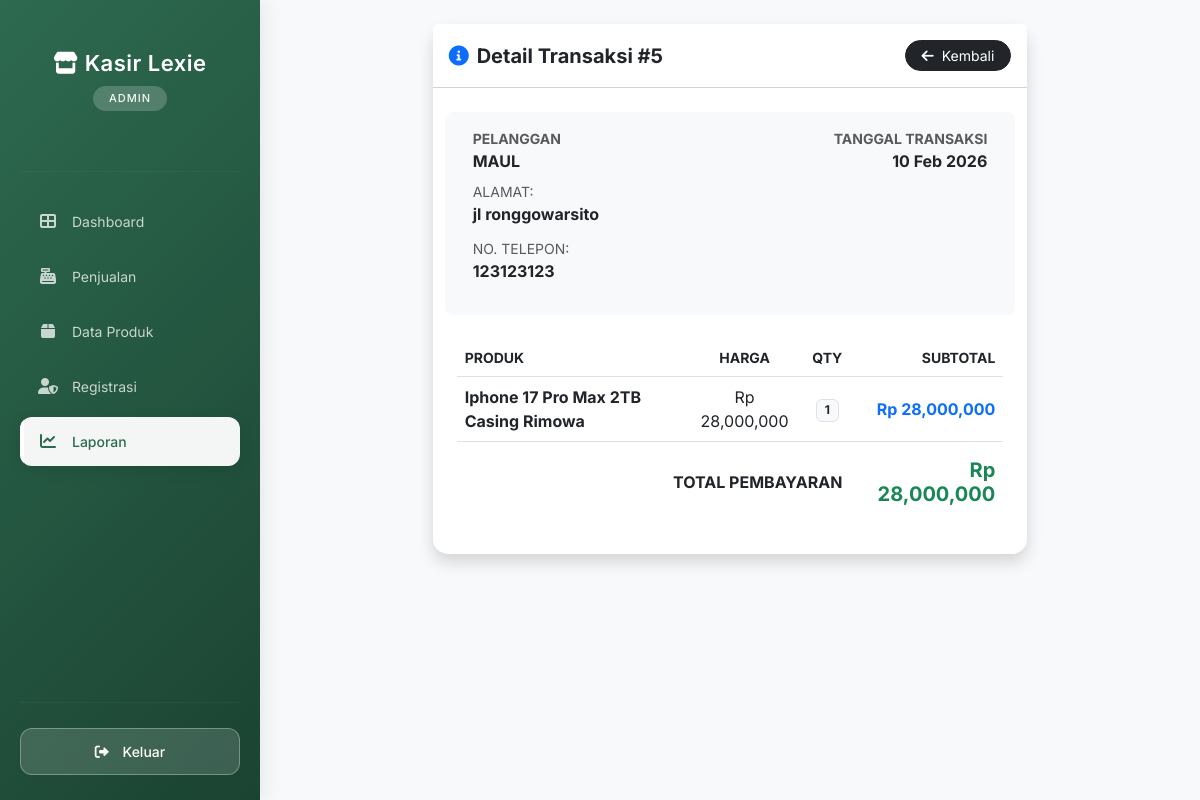
The app's page /kasir/petugas/laporan/detail.php?id=5 (signed in) with its own data.
### tables this page shows
CREATE TABLE `penjualan` (
  `PenjualanID` int(11) NOT NULL,
  `TanggalPenjualan` date NOT NULL,
  `TotalHarga` decimal(10,2) NOT NULL,
  `PelangganID` int(11) NOT NULL
);

CREATE TABLE `pelanggan` (
  `PelangganID` int(11) NOT NULL,
  `NamaPelanggan` varchar(255) NOT NULL,
  `Alamat` text NOT NULL,
  `NomorTelepon` varchar(15) NOT NULL
);

CREATE TABLE `detailpenjualan` (
  `DetailID` int(11) NOT NULL,
  `PenjualanID` int(11) NOT NULL,
  `ProdukID` int(11) NOT NULL,
  `JumlahProduk` int(11) NOT NULL,
  `Subtotal` decimal(10,2) NOT NULL
);

CREATE TABLE `produk` (
  `ProdukID` int(11) NOT NULL,
  `NamaProduk` varchar(255) NOT NULL,
  `Harga` decimal(10,2) NOT NULL,
  `Stok` int(11) NOT NULL
);

### kasir/petugas/laporan/detail.php (the view, shortened to what this page needs)
<?php
include '../../main/connect.php';
$id = $_GET['id'];
$query = mysqli_query($conn, "SELECT * FROM penjualan
         JOIN pelanggan ON penjualan.PelangganID = pelanggan.PelangganID
         WHERE PenjualanID = '$id'");
$data = mysqli_fetch_array($query);
?>
<!DOCTYPE html>
<html lang="id">
<head>
    <link href="https://cdn.jsdelivr.net/npm/bootstrap@5.3.0/dist/css/bootstrap.min.css" rel="stylesheet">
    <link rel="stylesheet" href="https://cdnjs.cloudflare.com/ajax/libs/font-awesome/6.0.0/css/all.min.css">
</head>
<body class="bg-light">
    <div class="d-flex">
        <?php include '../../template/sidebar.php'; ?>
        <div class="container-fluid p-4">
            <div class="card shadow border-0 col-md-8 mx-auto" style="border-radius: 15px;">
                <div class="card-header bg-white py-3 d-flex justify-content-between align-items-center">
                    <h5 class="fw-bold m-0"><i class="fas fa-info-circle me-2 text-primary"></i>Detail Transaksi #<?= $id; ?></h5>
                    <a href="index.php" class="btn btn-dark btn-sm rounded-pill px-3">
                        <i class="fas fa-arrow-left me-1"></i> Kembali
                    </a>
                </div>
                <div class="card-body p-4">
                    <div class="row mb-4 p-3 bg-light rounded-3">
                        <div class="col-6">
                            <small class="text-muted d-block fw-bold">PELANGGAN</small>
                            <p class="fw-bold text-uppercase m-0"><?= $data['NamaPelanggan']; ?></p>
                        </div>
                        <div class="col-6 text-end">
                            <small class="text-muted d-block fw-bold">TANGGAL TRANSAKSI</small>
                            <p class="fw-bold m-0"><?= date('d M Y', strtotime($data['TanggalPenjualan'])); ?></p>
                        </div>
                         <small class="text-muted d-block mt-2">ALAMAT:</small>
                            <p class="fw-bold mb-1"><?= $data['Alamat']; ?></p>
                            <small class="text-muted d-block mt-2">NO. TELEPON:</small>
                            <p class="fw-bold"><?= $data['NomorTelepon']; ?></p>
                    </div>
                    <table class="table table-borderless align-middle">
                        <thead class="border-bottom">
                            <tr class="text-muted small">
                                <th>PRODUK</th>
                                <th class="text-center">HARGA</th>
                                <th class="text-center">QTY</th>
                                <th class="text-end">SUBTOTAL</th>
                            </tr>
                        </thead>
                        <tbody>
                            <?php
                            $detail = mysqli_query($conn, "SELECT * FROM detailpenjualan
                                      JOIN produk ON detailpenjualan.ProdukID = produk.ProdukID
                                      WHERE PenjualanID = '$id'");
                            while($d = mysqli_fetch_array($detail)){
                            ?>
                            <tr>
                                <td class="fw-bold"><?= $d['NamaProduk']; ?></td>
                                <td class="text-center">Rp <?= number_format($d['Harga']); ?></td>
                                <td class="text-center"><span class="badge bg-light text-dark border"><?= $d['JumlahProduk']; ?></span></td>
                                <td class="text-end fw-bold text-primary">Rp <?= number_format($d['Subtotal']); ?></td>
                            </tr>
                            <?php } ?>
                        </tbody>
                        <tfoot>
                            <tr class="border-top">
                                <th colspan="3" class="text-end pt-3">TOTAL PEMBAYARAN</th>
                                <th class="text-end pt-3 h5 fw-bold text-success">Rp <?= number_format($data['TotalHarga']); ?></th>
                            </tr>
                        </tfoot>
                    </table>
                </div>
            </div>
        </div>
    </div>
</body>
</html>

### kasir/template/sidebar.php (style rules this page uses)
* { font-family: 'Inter', sans-serif; }

### records on screen
penjualan: PelangganID.NamaPelanggan "MAUL", TanggalPenjualan "10 Feb 2026", PelangganID.Alamat "jl ronggowarsito", PelangganID.NomorTelepon "123123123", TotalHarga "28,000,000"
detailpenjualan: ProdukID.NamaProduk "Iphone 17 Pro Max 2TB Casing Rimowa", ProdukID.Harga "28,000,000", JumlahProduk "1", Subtotal "28,000,000"

### other values on screen
$_SESSION['role'] "ADMIN"
$id "5"
